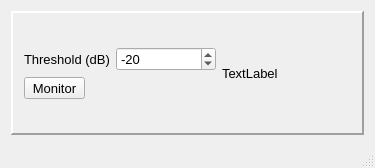
<?xml version="1.0" encoding="UTF-8"?>
<ui version="4.0">
 <class>MainWindow</class>
 <widget class="QMainWindow" name="MainWindow">
  <property name="geometry">
   <rect>
    <x>0</x>
    <y>0</y>
    <width>375</width>
    <height>168</height>
   </rect>
  </property>
  <property name="sizePolicy">
   <sizepolicy hsizetype="Preferred" vsizetype="Minimum">
    <horstretch>0</horstretch>
    <verstretch>0</verstretch>
   </sizepolicy>
  </property>
  <property name="font">
   <font>
    <pointsize>10</pointsize>
   </font>
  </property>
  <property name="windowTitle">
   <string>QJackStart</string>
  </property>
  <property name="windowIcon">
   <iconset resource="qjackstart.qrc">
    <normaloff>:/qjackstart/qjackstart.png</normaloff>:/qjackstart/qjackstart.png</iconset>
  </property>
  <property name="locale">
   <locale language="English" country="UnitedStates"/>
  </property>
  <widget class="QWidget" name="centralWidget">
   <property name="sizePolicy">
    <sizepolicy hsizetype="Preferred" vsizetype="Preferred">
     <horstretch>0</horstretch>
     <verstretch>0</verstretch>
    </sizepolicy>
   </property>
   <layout class="QGridLayout" name="gridLayout_3">
    <item row="0" column="0">
     <widget class="QFrame" name="tabRecord">
      <property name="sizePolicy">
       <sizepolicy hsizetype="Expanding" vsizetype="Minimum">
        <horstretch>0</horstretch>
        <verstretch>0</verstretch>
       </sizepolicy>
      </property>
      <property name="frameShape">
       <enum>QFrame::Panel</enum>
      </property>
      <property name="frameShadow">
       <enum>QFrame::Raised</enum>
      </property>
      <property name="lineWidth">
       <number>2</number>
      </property>
      <layout class="QGridLayout" name="gridLayout_2">
       <item row="2" column="0">
        <layout class="QGridLayout" name="gridLayout_4">
         <item row="1" column="1">
          <widget class="QDoubleSpinBox" name="thresholdLevelSpin">
           <property name="sizePolicy">
            <sizepolicy hsizetype="MinimumExpanding" vsizetype="Fixed">
             <horstretch>0</horstretch>
             <verstretch>0</verstretch>
            </sizepolicy>
           </property>
           <property name="maximumSize">
            <size>
             <width>100</width>
             <height>16777215</height>
            </size>
           </property>
           <property name="decimals">
            <number>0</number>
           </property>
           <property name="minimum">
            <double>-40.000000000000000</double>
           </property>
           <property name="maximum">
            <double>3.000000000000000</double>
           </property>
           <property name="value">
            <double>-20.000000000000000</double>
           </property>
          </widget>
         </item>
         <item row="1" column="0">
          <widget class="QLabel" name="pauseLevelLabel">
           <property name="text">
            <string>Threshold (dB)</string>
           </property>
          </widget>
         </item>
         <item row="2" column="0">
          <widget class="QToolButton" name="monitorButton">
           <property name="text">
            <string>Monitor</string>
           </property>
           <property name="checkable">
            <bool>true</bool>
           </property>
          </widget>
         </item>
         <item row="1" column="3" rowspan="2">
          <widget class="QJRMeter" name="vuMeter" native="true">
           <property name="sizePolicy">
            <sizepolicy hsizetype="Preferred" vsizetype="Preferred">
             <horstretch>0</horstretch>
             <verstretch>0</verstretch>
            </sizepolicy>
           </property>
           <property name="minimumSize">
            <size>
             <width>20</width>
             <height>0</height>
            </size>
           </property>
          </widget>
         </item>
         <item row="1" column="2" rowspan="2">
          <widget class="QLabel" name="dbLabel">
           <property name="minimumSize">
            <size>
             <width>80</width>
             <height>0</height>
            </size>
           </property>
           <property name="text">
            <string>TextLabel</string>
           </property>
          </widget>
         </item>
        </layout>
       </item>
      </layout>
     </widget>
    </item>
   </layout>
  </widget>
  <widget class="QStatusBar" name="statusBar"/>
  <action name="actionExit">
   <property name="text">
    <string>Exit</string>
   </property>
  </action>
 </widget>
 <layoutdefault spacing="6" margin="11"/>
 <customwidgets>
  <customwidget>
   <class>QJRMeter</class>
   <extends>QWidget</extends>
   <header>qjrmeter.h</header>
   <container>1</container>
  </customwidget>
 </customwidgets>
 <resources>
  <include location="qjackstart.qrc"/>
 </resources>
 <connections/>
</ui>
